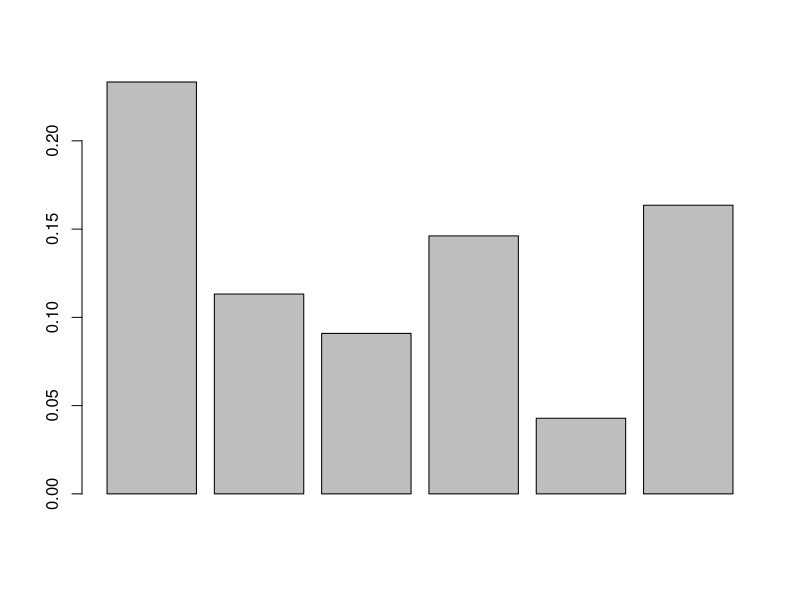
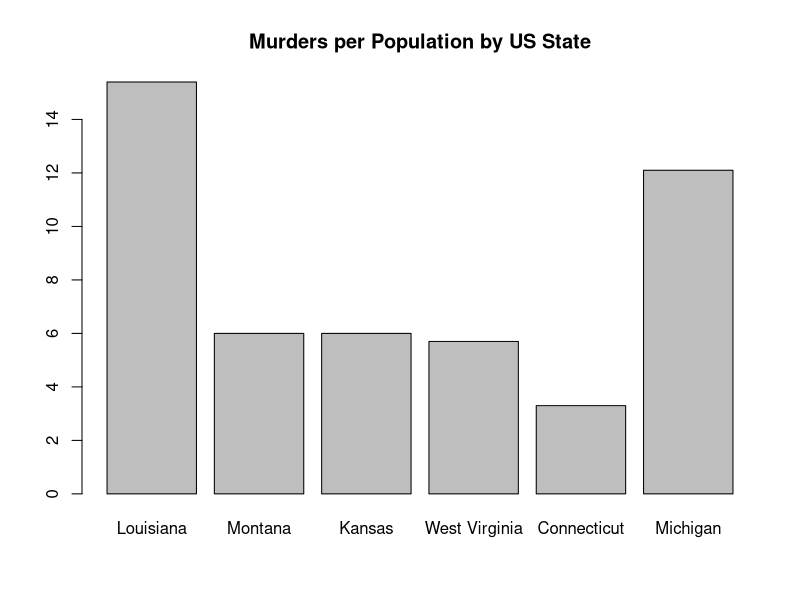

Reproduce these figures in R, in order.
# Sample is your rangom range generator
# Here it gives 6 random numbers between 1 and 50

n = sample(1:50, 6)

# R has loads of in built data tables, like USArrests. Here we only take a sample of it based on n
dt = USArrests[n,]
dt

# For a summary of the data table (in terms of statistics)
summary(dt)

# For arithmetic across columns we reference a new column with $
dt$MurderPop = dt$Murder / dt$UrbanPop
dt$MurderPop

# Now, we plot a barchart
barplot(dt[,5])
# Putting a ? before a function gives you a help menu for the function
?barplot
barplot(dt[,1], names.arg = row.names(dt), main = 'Murders per Population by US State')
